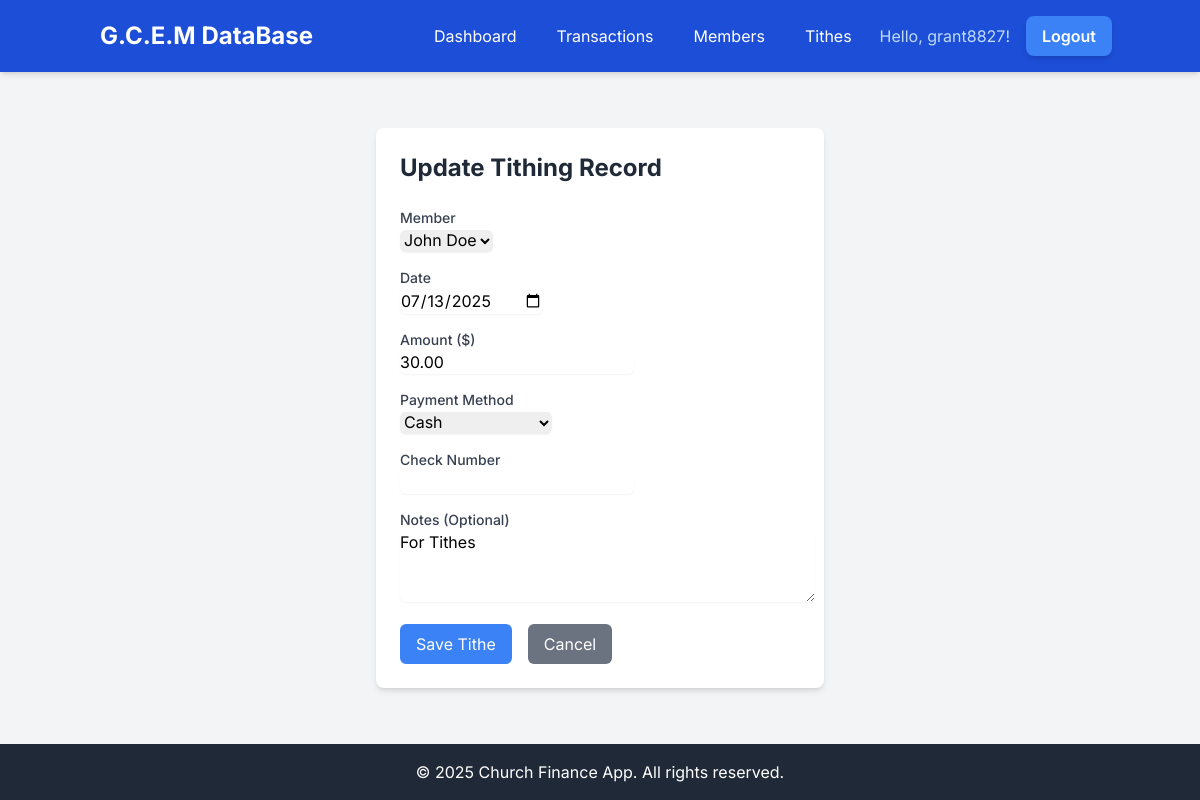
Page /finances/tithes/2/edit/ (signed in) on the committed database.
### church_finances/models.py (models this page shows, shortened)
class Tithing(models.Model):
    member = models.ForeignKey(
        Member, on_delete=models.CASCADE, related_name="tithes"
    )
    date = models.DateField()
    amount = models.DecimalField(max_digits=10, decimal_places=2)
    payment_method = models.CharField(
        max_length=20,
        choices=[
            ("cash", "Cash"),
            ("check", "Check"),
            ("bank_transfer", "Bank Transfer"),
            ("card", "Credit/Debit Card"),
            ("other", "Other"),
        ],
        default="cash",
    )
    check_number = models.CharField(max_length=50, blank=True, null=True)
    notes = models.TextField(blank=True, null=True)
    recorded_by = models.ForeignKey(
        User, on_delete=models.SET_NULL, null=True, blank=True
    )
    is_active = models.BooleanField(default=True)  # For soft deletes
    created_at = models.DateTimeField(auto_now_add=True)
    updated_at = models.DateTimeField(auto_now=True)
    class Meta:
        ordering = ["-date", "-created_at"]

### church_finances/views.py (the view)
# urls.py: path("tithes/<int:pk>/edit/", views.tithing_update_view, name="tithing_update"),
@login_required
def tithing_update_view(request, pk):
    tithing = get_object_or_404(Tithing, pk=pk)
    if request.method == 'POST':
        form = TithingForm(request.POST, instance=tithing)
        if form.is_valid():
            form.save()
            success(request, 'Tithing record updated successfully!')
            return redirect('tithing_list')
        else:
            for field, errors_list in form.errors.items():
                for err in errors_list:
                    error(request, f'{field}: {err}')
    else:
        form = TithingForm(instance=tithing)
    return render(request, 'church_finances/tithing_form.html', {'form': form, 'title': 'Update Tithing Record'})

### church_finances/models.py (called while the page is built)
    def __str__(self):
        return f"{self.first_name} {self.last_name}"

### church_finances/templates/church_finances/tithing_form.html (shortened to what this page needs)
{% extends 'base.html' %}
{% block content %}
<div class="container mx-auto px-4 py-8">
    <div class="max-w-md mx-auto">
        <div class="bg-white shadow-md rounded-lg p-6">
            <h1 class="text-2xl font-bold text-gray-800 mb-6">{{ title }}</h1>
            <form method="post" class="space-y-4">
                <div>
                    <label for="{{ form.member.id_for_label }}" class="block text-sm font-medium text-gray-700">
                        {{ form.member.label }}
                    </label>
                    {{ form.member }}
                </div>
                <div>
                    <label for="{{ form.date.id_for_label }}" class="block text-sm font-medium text-gray-700">
                        {{ form.date.label }}
                    </label>
                    {{ form.date }}
                </div>
                <div>
                    <label for="{{ form.amount.id_for_label }}" class="block text-sm font-medium text-gray-700">
                        {{ form.amount.label }}
                    </label>
                    {{ form.amount }}
                </div>
                <div>
                    <label for="{{ form.payment_method.id_for_label }}" class="block text-sm font-medium text-gray-700">
                        {{ form.payment_method.label }}
                    </label>
                    {{ form.payment_method }}
                </div>
                <div>
                    <label for="{{ form.check_number.id_for_label }}" class="block text-sm font-medium text-gray-700">
                        {{ form.check_number.label }}
                    </label>
                    {{ form.check_number }}
                </div>
                <div>
                    <label for="{{ form.notes.id_for_label }}" class="block text-sm font-medium text-gray-700">
                        {{ form.notes.label }}
                    </label>
                    {{ form.notes }}
                </div>
                <div class="flex space-x-4">
                    <button type="submit" class="bg-blue-500 hover:bg-blue-600 text-white px-4 py-2 rounded-md">
                        Save Tithe
                    </button>
                    <a href="{% url 'tithing_list' %}" class="bg-gray-500 hover:bg-gray-600 text-white px-4 py-2 rounded-md">
                        Cancel
                    </a>
                </div>
            </form>
        </div>
    </div>
</div>
{% endblock %}

### templates/base.html (shortened to what this page needs)
<!DOCTYPE html>
<html lang="en">
<head>
    <script src="https://cdn.tailwindcss.com"></script>
</head>
<body class="flex flex-col min-h-screen">
    <nav class="bg-blue-700 p-4 shadow-md">
        <div class="container mx-auto">
            <div class="flex justify-between items-center">
                <a href="{% url 'home' %}" class="text-white text-2xl font-bold rounded-md px-3 py-1 hover:bg-blue-600 transition-colors">
                    G.C.E.M DataBase
                </a>
                <div class="hidden md:flex md:items-center md:space-x-4">
                    {% if user.is_authenticated %}
                        <a href="{% url 'dashboard' %}" class="text-white hover:text-blue-200 rounded-md px-3 py-1 hover:bg-blue-600 transition-colors">Dashboard</a>
                        <a href="{% url 'transaction_list' %}" class="text-white hover:text-blue-200 rounded-md px-3 py-1 hover:bg-blue-600 transition-colors">Transactions</a>
                        <a href="{% url 'member_list' %}" class="text-white hover:text-blue-200 rounded-md px-3 py-1 hover:bg-blue-600 transition-colors">Members</a>
                        <a href="{% url 'tithing_list' %}" class="text-white hover:text-blue-200 rounded-md px-3 py-1 hover:bg-blue-600 transition-colors">Tithes</a>
                        <span class="text-blue-200">Hello, {{ user.username }}!</span>
                        <a href="{% url 'logout' %}" class="bg-blue-500 hover:bg-blue-600 text-white font-semibold py-2 px-4 rounded-lg shadow-md transition duration-300 ease-in-out transform hover:scale-105">Logout</a>
                    {% endif %}
                </div>
            </div>
        </div>
    </nav>
    <main class="flex-grow container mx-auto p-6">
        {% block content %}
        {% endblock %}
    </main>
    <footer class="bg-gray-800 text-white p-4 text-center mt-auto">
        <div class="container mx-auto">
            &copy; 2025 Church Finance App. All rights reserved.
        </div>
    </footer>
</body>
</html>

### templates/base.html (style rules this page uses)
body { font-family: 'Inter', sans-serif; background-color: #f3f4f6; min-height: 100vh; display: flex; flex-direction: column; }

### rows in the picture
Tithing: member "John Doe", date "07/13/2025", amount "30.00", payment_method "Cash", notes "For Tithes"

### other values in the picture
{{ user.username }} "grant8827"
{{ title }} "Update Tithing Record"
